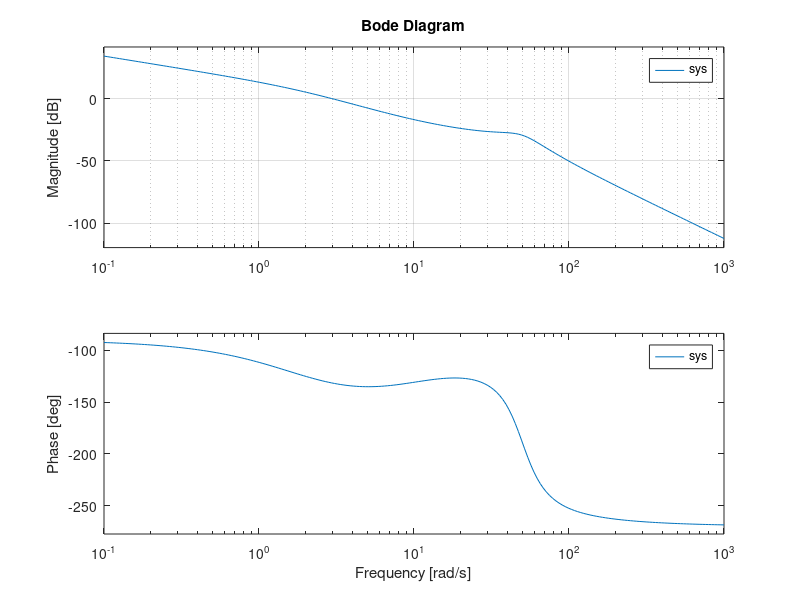

Write the MATLAB code that produced this figure.
% Chapter 8: Figure 8.34
%
%   The Bode plot of
%
%                        0.5 s + 5
%   G(s) = ----------------------------------------
%          0.0002 s^4 + 0.0064 s^3 + 0.512 s^2 +  s
%
%   using the logspace function to generate 
%   the frequency points.
%
num=5*[0.1 1];
den=[0.0002 0.0064 0.5120 1 0];
sys=tf(num,den);
w=logspace(-1,3,200);
bode(sys,w); grid
